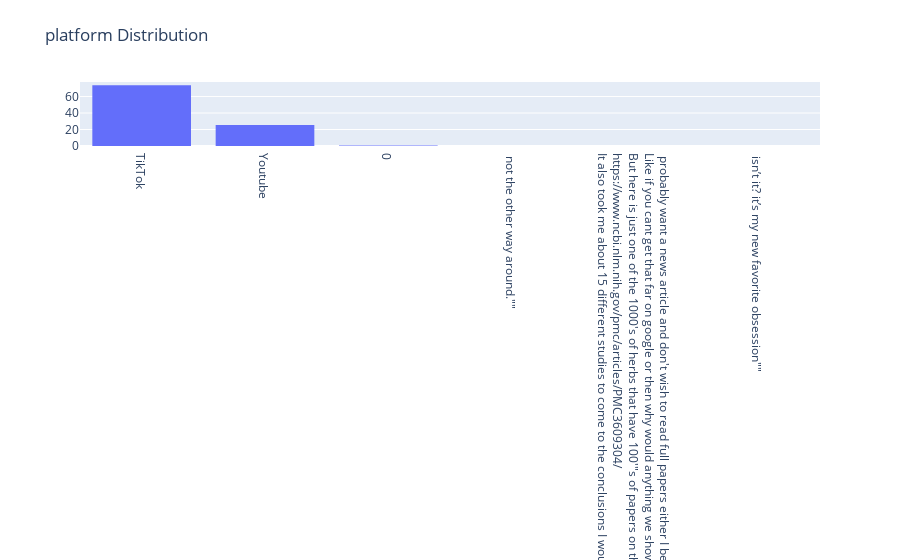

This figure's notebook cell:
### Code cell
# defining data
trace = go.Histogram(x=df['platform'],nbinsx=40,histnorm='percent')
data = [trace]
# defining layout
layout = go.Layout(title="platform Distribution")
# defining figure and plotting
fig = go.Figure(data = data,layout = layout)
iplot(fig)

### Figure 1 — Plotly figure (JSON) as saved in the notebook; plotly's stock layout.template omitted (floating-point values rounded to 4 significant figures; data arrays with more than 128 entries replaced by an {"elided": "..."} marker saying what was removed)
{"data": [{"histnorm": "percent", "nbinsx": 40, "type": "histogram", "x": {"elided": "979 str values"}}], "layout": {"title": {"text": "platform Distribution"}}}
